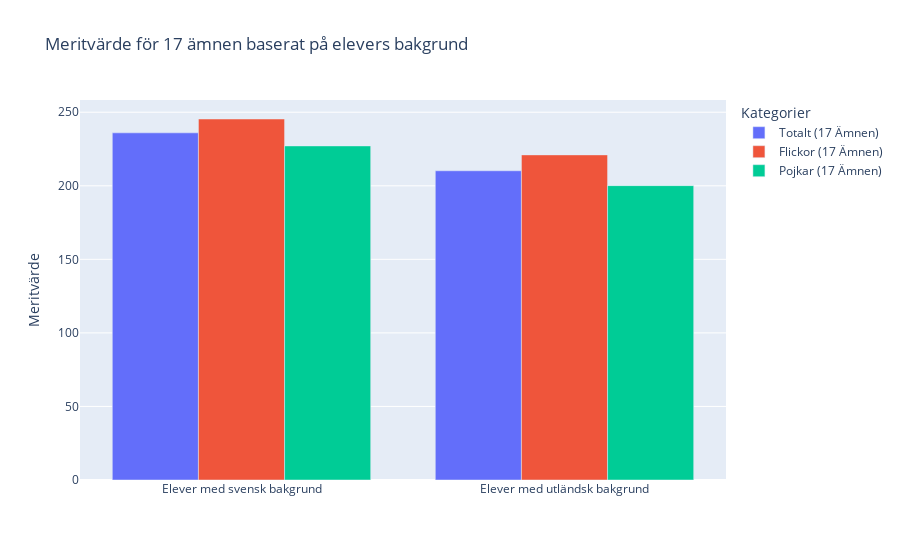

The cell this chart's notebook holds for it:
### Code cell
# a bar chart for students backgrounds
fig = px.bar(df_background_data , 
x = "Kategorier", 
y = ["Totalt (17 Ämnen)", "Flickor (17 Ämnen)", "Pojkar (17 Ämnen)"], 
title = "Meritvärde för 17 ämnen baserat på elevers bakgrund",
labels = {"value": "Meritvärde", "variable": "Kategorier", "Kategorier": ""}, 
barmode = 'group')

fig.write_html("Visualiseringar/Uppgift_2c_2.html")
fig.show()

### Figure 1 — Plotly figure (JSON) as saved in the notebook; plotly's stock layout.template omitted (floating-point values rounded to 4 significant figures)
{"data": [{"alignmentgroup": "True", "hovertemplate": "Kategorier=Totalt (17 Ämnen)<br>=%{x}<br>Meritvärde=%{y}<extra></extra>", "legendgroup": "Totalt (17 Ämnen)", "marker": {"color": "#636efa", "pattern": {"shape": ""}}, "name": "Totalt (17 Ämnen)", "offsetgroup": "Totalt (17 Ämnen)", "orientation": "v", "showlegend": true, "textposition": "auto", "type": "bar", "x": ["Elever med svensk bakgrund", "Elever med utländsk bakgrund"], "xaxis": "x", "y": [236.0, 210.2], "yaxis": "y"}, {"alignmentgroup": "True", "hovertemplate": "Kategorier=Flickor (17 Ämnen)<br>=%{x}<br>Meritvärde=%{y}<extra></extra>", "legendgroup": "Flickor (17 Ämnen)", "marker": {"color": "#EF553B", "pattern": {"shape": ""}}, "name": "Flickor (17 Ämnen)", "offsetgroup": "Flickor (17 Ämnen)", "orientation": "v", "showlegend": true, "textposition": "auto", "type": "bar", "x": ["Elever med svensk bakgrund", "Elever med utländsk bakgrund"], "xaxis": "x", "y": [245.4, 221.0], "yaxis": "y"}, {"alignmentgroup": "True", "hovertemplate": "Kategorier=Pojkar (17 Ämnen)<br>=%{x}<br>Meritvärde=%{y}<extra></extra>", "legendgroup": "Pojkar (17 Ämnen)", "marker": {"color": "#00cc96", "pattern": {"shape": ""}}, "name": "Pojkar (17 Ämnen)", "offsetgroup": "Pojkar (17 Ämnen)", "orientation": "v", "showlegend": true, "textposition": "auto", "type": "bar", "x": ["Elever med svensk bakgrund", "Elever med utländsk bakgrund"], "xaxis": "x", "y": [227.1, 200.1], "yaxis": "y"}], "layout": {"barmode": "group", "legend": {"title": {"text": "Kategorier"}, "tracegroupgap": 0}, "title": {"text": "Meritvärde för 17 ämnen baserat på elevers bakgrund"}, "xaxis": {"anchor": "y", "domain": [0, 1], "title": {"text": ""}}, "yaxis": {"anchor": "x", "domain": [0, 1], "title": {"text": "Meritvärde"}}}}
